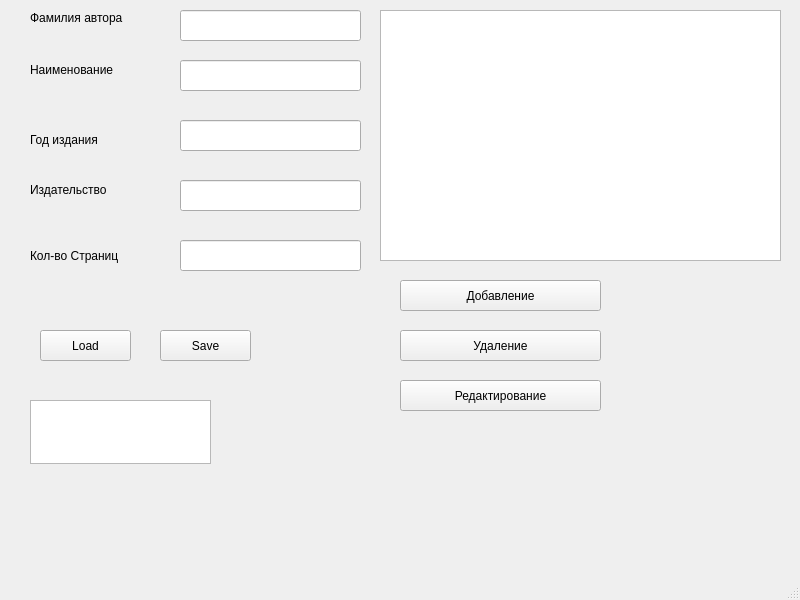
<?xml version="1.0" encoding="UTF-8"?>
<ui version="4.0">
 <class>MainWindow</class>
 <widget class="QMainWindow" name="MainWindow">
  <property name="geometry">
   <rect>
    <x>0</x>
    <y>0</y>
    <width>800</width>
    <height>600</height>
   </rect>
  </property>
  <property name="windowTitle">
   <string>MainWindow</string>
  </property>
  <widget class="QWidget" name="centralwidget">
   <widget class="QPushButton" name="pushButton">
    <property name="geometry">
     <rect>
      <x>400</x>
      <y>280</y>
      <width>201</width>
      <height>31</height>
     </rect>
    </property>
    <property name="toolTip">
     <string>&lt;html&gt;&lt;head/&gt;&lt;body&gt;&lt;p&gt;Нажмите для добавления введенных данных&lt;/p&gt;&lt;/body&gt;&lt;/html&gt;</string>
    </property>
    <property name="whatsThis">
     <string>&lt;html&gt;&lt;head/&gt;&lt;body&gt;&lt;p&gt;Нажмите для добавления введенных данных&lt;/p&gt;&lt;/body&gt;&lt;/html&gt;</string>
    </property>
    <property name="styleSheet">
     <string notr="true">Нажмите для добавление введенных данных</string>
    </property>
    <property name="text">
     <string>Добавление</string>
    </property>
   </widget>
   <widget class="QPushButton" name="pushButton_2">
    <property name="geometry">
     <rect>
      <x>400</x>
      <y>330</y>
      <width>201</width>
      <height>31</height>
     </rect>
    </property>
    <property name="text">
     <string>Удаление</string>
    </property>
   </widget>
   <widget class="QPushButton" name="pushButton_4">
    <property name="geometry">
     <rect>
      <x>400</x>
      <y>380</y>
      <width>201</width>
      <height>31</height>
     </rect>
    </property>
    <property name="text">
     <string>Редактирование</string>
    </property>
   </widget>
   <widget class="QLabel" name="label_2">
    <property name="geometry">
     <rect>
      <x>30</x>
      <y>10</y>
      <width>121</width>
      <height>16</height>
     </rect>
    </property>
    <property name="text">
     <string>Фамилия автора</string>
    </property>
   </widget>
   <widget class="QLabel" name="label_3">
    <property name="geometry">
     <rect>
      <x>30</x>
      <y>60</y>
      <width>141</width>
      <height>20</height>
     </rect>
    </property>
    <property name="text">
     <string>Наименование</string>
    </property>
   </widget>
   <widget class="QLabel" name="label_4">
    <property name="geometry">
     <rect>
      <x>30</x>
      <y>130</y>
      <width>101</width>
      <height>20</height>
     </rect>
    </property>
    <property name="text">
     <string>Год издания</string>
    </property>
   </widget>
   <widget class="QLabel" name="label_5">
    <property name="geometry">
     <rect>
      <x>30</x>
      <y>180</y>
      <width>101</width>
      <height>20</height>
     </rect>
    </property>
    <property name="text">
     <string>Издательство</string>
    </property>
   </widget>
   <widget class="QLabel" name="label_6">
    <property name="geometry">
     <rect>
      <x>30</x>
      <y>240</y>
      <width>141</width>
      <height>31</height>
     </rect>
    </property>
    <property name="text">
     <string>Кол-во Страниц</string>
    </property>
   </widget>
   <widget class="QListWidget" name="listBooks">
    <property name="geometry">
     <rect>
      <x>380</x>
      <y>10</y>
      <width>401</width>
      <height>251</height>
     </rect>
    </property>
   </widget>
   <widget class="QPushButton" name="pushButton_3">
    <property name="geometry">
     <rect>
      <x>40</x>
      <y>330</y>
      <width>91</width>
      <height>31</height>
     </rect>
    </property>
    <property name="text">
     <string>Load</string>
    </property>
   </widget>
   <widget class="QPushButton" name="pushButton_6">
    <property name="geometry">
     <rect>
      <x>160</x>
      <y>330</y>
      <width>91</width>
      <height>31</height>
     </rect>
    </property>
    <property name="text">
     <string>Save</string>
    </property>
   </widget>
   <widget class="QTextEdit" name="find">
    <property name="geometry">
     <rect>
      <x>30</x>
      <y>400</y>
      <width>181</width>
      <height>64</height>
     </rect>
    </property>
    <property name="toolTip">
     <string>&lt;html&gt;&lt;head/&gt;&lt;body&gt;&lt;p&gt;&lt;span style=&quot; font-size:12pt; font-weight:700;&quot;&gt;Окно для поиска&lt;/span&gt;&lt;/p&gt;&lt;/body&gt;&lt;/html&gt;</string>
    </property>
   </widget>
   <widget class="QLineEdit" name="author">
    <property name="geometry">
     <rect>
      <x>180</x>
      <y>10</y>
      <width>181</width>
      <height>31</height>
     </rect>
    </property>
    <property name="inputMask">
     <string>AAAAAAAAAAAA</string>
    </property>
    <property name="text">
     <string/>
    </property>
    <property name="maxLength">
     <number>12</number>
    </property>
   </widget>
   <widget class="QLineEdit" name="year">
    <property name="geometry">
     <rect>
      <x>180</x>
      <y>120</y>
      <width>181</width>
      <height>31</height>
     </rect>
    </property>
    <property name="inputMask">
     <string>9999</string>
    </property>
   </widget>
   <widget class="QLineEdit" name="publication">
    <property name="geometry">
     <rect>
      <x>180</x>
      <y>180</y>
      <width>181</width>
      <height>31</height>
     </rect>
    </property>
    <property name="inputMask">
     <string>AAAAAAAAAAAAAAAAAAAA</string>
    </property>
   </widget>
   <widget class="QLineEdit" name="pages">
    <property name="geometry">
     <rect>
      <x>180</x>
      <y>240</y>
      <width>181</width>
      <height>31</height>
     </rect>
    </property>
    <property name="inputMask">
     <string>9999</string>
    </property>
   </widget>
   <widget class="QLineEdit" name="name">
    <property name="geometry">
     <rect>
      <x>180</x>
      <y>60</y>
      <width>181</width>
      <height>31</height>
     </rect>
    </property>
    <property name="inputMask">
     <string>AAAAAAAAAAAAAAAAAAAA</string>
    </property>
   </widget>
  </widget>
  <widget class="QMenuBar" name="menubar">
   <property name="geometry">
    <rect>
     <x>0</x>
     <y>0</y>
     <width>800</width>
     <height>17</height>
    </rect>
   </property>
  </widget>
  <widget class="QStatusBar" name="statusbar"/>
 </widget>
 <resources/>
 <connections/>
</ui>
